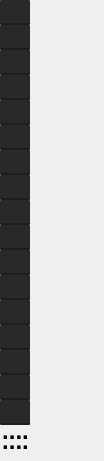
<?xml version="1.0" encoding="UTF-8"?>
<ui version="4.0">
 <class>Dialog</class>
 <widget class="QDialog" name="Dialog">
  <property name="geometry">
   <rect>
    <x>0</x>
    <y>0</y>
    <width>104</width>
    <height>461</height>
   </rect>
  </property>
  <property name="sizePolicy">
   <sizepolicy hsizetype="Fixed" vsizetype="Fixed">
    <horstretch>5</horstretch>
    <verstretch>1</verstretch>
   </sizepolicy>
  </property>
  <property name="minimumSize">
   <size>
    <width>30</width>
    <height>340</height>
   </size>
  </property>
  <property name="maximumSize">
   <size>
    <width>104</width>
    <height>600</height>
   </size>
  </property>
  <property name="baseSize">
   <size>
    <width>30</width>
    <height>403</height>
   </size>
  </property>
  <property name="windowTitle">
   <string notr="true">guiscrcpy</string>
  </property>
  <property name="windowIcon">
   <iconset resource="rsrc.qrc">
    <normaloff>:/res/ui/guiscrcpy_logo.png</normaloff>:/res/ui/guiscrcpy_logo.png</iconset>
  </property>
  <property name="windowOpacity">
   <double>1.000000000000000</double>
  </property>
  <property name="styleSheet">
   <string notr="true">QDialog{
width: 30px
}
QPushButton {
                        

border-radius: 1px;
		background-color: qlineargradient(spread:pad, x1:0, y1:0.915182, x2:0, y2:0.926, stop:0.897059 rgba(41, 41, 41, 255), stop:1 rgba(30, 30, 30, 255));
color: rgb(0, 0, 0);
                        
                    }

QPushButton:pressed {
border-radius: 5px;
					  
background-color: qlineargradient(spread:pad, x1:0, y1:0, x2:1, y2:1, stop:0 rgba(0, 255, 255, 255), stop:1 rgba(0, 255, 152, 255));
color: rgb(0, 0, 0);
                        }
QPushButton:hover {
border-radius: 5px;
					  
	background-color: qlineargradient(spread:pad, x1:0, y1:0, x2:1, y2:1, stop:0 rgba(0, 199, 199, 255), stop:1 rgba(0, 190, 113, 255));
color: rgb(0, 0, 0);
                        }
</string>
  </property>
  <widget class="QPushButton" name="notif_collapse">
   <property name="enabled">
    <bool>true</bool>
   </property>
   <property name="geometry">
    <rect>
     <x>0</x>
     <y>75</y>
     <width>30</width>
     <height>25</height>
    </rect>
   </property>
   <property name="mouseTracking">
    <bool>true</bool>
   </property>
   <property name="tabletTracking">
    <bool>true</bool>
   </property>
   <property name="toolTip">
    <string>Expand notification panel</string>
   </property>
   <property name="autoFillBackground">
    <bool>false</bool>
   </property>
   <property name="styleSheet">
    <string notr="true"/>
   </property>
   <property name="text">
    <string/>
   </property>
   <property name="icon">
    <iconset resource="rsrc.qrc">
     <normaloff>:/icons/icons/bell-musical-tool(2).svg</normaloff>:/icons/icons/bell-musical-tool(2).svg</iconset>
   </property>
   <property name="flat">
    <bool>true</bool>
   </property>
  </widget>
  <widget class="QPushButton" name="menuUI">
   <property name="enabled">
    <bool>true</bool>
   </property>
   <property name="geometry">
    <rect>
     <x>0</x>
     <y>275</y>
     <width>30</width>
     <height>25</height>
    </rect>
   </property>
   <property name="mouseTracking">
    <bool>true</bool>
   </property>
   <property name="tabletTracking">
    <bool>true</bool>
   </property>
   <property name="toolTip">
    <string>Menu key</string>
   </property>
   <property name="autoFillBackground">
    <bool>false</bool>
   </property>
   <property name="styleSheet">
    <string notr="true"/>
   </property>
   <property name="text">
    <string/>
   </property>
   <property name="icon">
    <iconset resource="rsrc.qrc">
     <normaloff>:/icons/icons/reorder-option.svg</normaloff>:/icons/icons/reorder-option.svg</iconset>
   </property>
   <property name="flat">
    <bool>true</bool>
   </property>
  </widget>
  <widget class="QPushButton" name="appswi">
   <property name="enabled">
    <bool>true</bool>
   </property>
   <property name="geometry">
    <rect>
     <x>0</x>
     <y>300</y>
     <width>30</width>
     <height>25</height>
    </rect>
   </property>
   <property name="mouseTracking">
    <bool>true</bool>
   </property>
   <property name="tabletTracking">
    <bool>true</bool>
   </property>
   <property name="toolTip">
    <string>press the APP_SWITCH button</string>
   </property>
   <property name="autoFillBackground">
    <bool>false</bool>
   </property>
   <property name="styleSheet">
    <string notr="true"/>
   </property>
   <property name="text">
    <string/>
   </property>
   <property name="icon">
    <iconset resource="rsrc.qrc">
     <normaloff>:/icons/icons/four-black-squares.svg</normaloff>:/icons/icons/four-black-squares.svg</iconset>
   </property>
   <property name="flat">
    <bool>true</bool>
   </property>
  </widget>
  <widget class="QPushButton" name="pinchoutUI">
   <property name="enabled">
    <bool>false</bool>
   </property>
   <property name="geometry">
    <rect>
     <x>0</x>
     <y>350</y>
     <width>30</width>
     <height>25</height>
    </rect>
   </property>
   <property name="toolTip">
    <string>Pinch out in the screen</string>
   </property>
   <property name="styleSheet">
    <string/>
   </property>
   <property name="text">
    <string/>
   </property>
   <property name="icon">
    <iconset resource="rsrc.qrc">
     <normaloff>:/icons/icons/zoom-out.svg</normaloff>:/icons/icons/zoom-out.svg</iconset>
   </property>
   <property name="flat">
    <bool>true</bool>
   </property>
  </widget>
  <widget class="QPushButton" name="screenfreeze">
   <property name="enabled">
    <bool>true</bool>
   </property>
   <property name="geometry">
    <rect>
     <x>0</x>
     <y>0</y>
     <width>30</width>
     <height>25</height>
    </rect>
   </property>
   <property name="mouseTracking">
    <bool>true</bool>
   </property>
   <property name="tabletTracking">
    <bool>true</bool>
   </property>
   <property name="autoFillBackground">
    <bool>false</bool>
   </property>
   <property name="styleSheet">
    <string notr="true"/>
   </property>
   <property name="text">
    <string/>
   </property>
   <property name="icon">
    <iconset resource="rsrc.qrc">
     <normaloff>:/icons/icons/cross-mark-on-a-black-circle-background.svg</normaloff>:/icons/icons/cross-mark-on-a-black-circle-background.svg</iconset>
   </property>
   <property name="flat">
    <bool>true</bool>
   </property>
  </widget>
  <widget class="QPushButton" name="back">
   <property name="enabled">
    <bool>true</bool>
   </property>
   <property name="geometry">
    <rect>
     <x>0</x>
     <y>250</y>
     <width>30</width>
     <height>25</height>
    </rect>
   </property>
   <property name="mouseTracking">
    <bool>true</bool>
   </property>
   <property name="tabletTracking">
    <bool>true</bool>
   </property>
   <property name="toolTip">
    <string>Back key</string>
   </property>
   <property name="autoFillBackground">
    <bool>false</bool>
   </property>
   <property name="styleSheet">
    <string notr="true"/>
   </property>
   <property name="text">
    <string/>
   </property>
   <property name="icon">
    <iconset resource="rsrc.qrc">
     <normaloff>:/icons/icons/chevron-sign-left.svg</normaloff>:/icons/icons/chevron-sign-left.svg</iconset>
   </property>
   <property name="flat">
    <bool>true</bool>
   </property>
  </widget>
  <widget class="QPushButton" name="notif_pull">
   <property name="enabled">
    <bool>true</bool>
   </property>
   <property name="geometry">
    <rect>
     <x>0</x>
     <y>50</y>
     <width>30</width>
     <height>25</height>
    </rect>
   </property>
   <property name="mouseTracking">
    <bool>true</bool>
   </property>
   <property name="tabletTracking">
    <bool>true</bool>
   </property>
   <property name="toolTip">
    <string>Expand notification panel</string>
   </property>
   <property name="autoFillBackground">
    <bool>false</bool>
   </property>
   <property name="styleSheet">
    <string notr="true"/>
   </property>
   <property name="text">
    <string/>
   </property>
   <property name="icon">
    <iconset resource="rsrc.qrc">
     <normaloff>:/icons/icons/bell-musical-tool.svg</normaloff>:/icons/icons/bell-musical-tool.svg</iconset>
   </property>
   <property name="flat">
    <bool>true</bool>
   </property>
  </widget>
  <widget class="QPushButton" name="powerUI">
   <property name="enabled">
    <bool>true</bool>
   </property>
   <property name="geometry">
    <rect>
     <x>0</x>
     <y>200</y>
     <width>30</width>
     <height>25</height>
    </rect>
   </property>
   <property name="mouseTracking">
    <bool>true</bool>
   </property>
   <property name="tabletTracking">
    <bool>true</bool>
   </property>
   <property name="toolTip">
    <string>Power on/off</string>
   </property>
   <property name="autoFillBackground">
    <bool>false</bool>
   </property>
   <property name="styleSheet">
    <string notr="true"/>
   </property>
   <property name="text">
    <string/>
   </property>
   <property name="icon">
    <iconset resource="rsrc.qrc">
     <normaloff>:/icons/icons/power.svg</normaloff>:/icons/icons/power.svg</iconset>
   </property>
   <property name="iconSize">
    <size>
     <width>16</width>
     <height>16</height>
    </size>
   </property>
   <property name="checkable">
    <bool>false</bool>
   </property>
   <property name="flat">
    <bool>true</bool>
   </property>
  </widget>
  <widget class="QPushButton" name="pinchinUI">
   <property name="enabled">
    <bool>false</bool>
   </property>
   <property name="geometry">
    <rect>
     <x>0</x>
     <y>325</y>
     <width>30</width>
     <height>25</height>
    </rect>
   </property>
   <property name="toolTip">
    <string>Pinch in the screen</string>
   </property>
   <property name="styleSheet">
    <string/>
   </property>
   <property name="text">
    <string/>
   </property>
   <property name="icon">
    <iconset resource="rsrc.qrc">
     <normaloff>:/icons/icons/zoom-in.svg</normaloff>:/icons/icons/zoom-in.svg</iconset>
   </property>
   <property name="flat">
    <bool>true</bool>
   </property>
  </widget>
  <widget class="QPushButton" name="clipD2PC">
   <property name="enabled">
    <bool>true</bool>
   </property>
   <property name="geometry">
    <rect>
     <x>0</x>
     <y>100</y>
     <width>30</width>
     <height>25</height>
    </rect>
   </property>
   <property name="mouseTracking">
    <bool>true</bool>
   </property>
   <property name="tabletTracking">
    <bool>true</bool>
   </property>
   <property name="toolTip">
    <string>Copy device clipbioard to PC</string>
   </property>
   <property name="autoFillBackground">
    <bool>false</bool>
   </property>
   <property name="styleSheet">
    <string notr="true"/>
   </property>
   <property name="text">
    <string/>
   </property>
   <property name="icon">
    <iconset resource="rsrc.qrc">
     <normaloff>:/icons/icons/copy-document.svg</normaloff>:/icons/icons/copy-document.svg</iconset>
   </property>
   <property name="flat">
    <bool>true</bool>
   </property>
  </widget>
  <widget class="QPushButton" name="potraitUI">
   <property name="enabled">
    <bool>true</bool>
   </property>
   <property name="geometry">
    <rect>
     <x>0</x>
     <y>375</y>
     <width>30</width>
     <height>25</height>
    </rect>
   </property>
   <property name="toolTip">
    <string>Potrait</string>
   </property>
   <property name="toolTipDuration">
    <number>2</number>
   </property>
   <property name="styleSheet">
    <string/>
   </property>
   <property name="text">
    <string/>
   </property>
   <property name="icon">
    <iconset resource="rsrc.qrc">
     <normaloff>:/icons/icons/vertical-resizing-option.svg</normaloff>:/icons/icons/vertical-resizing-option.svg</iconset>
   </property>
   <property name="flat">
    <bool>true</bool>
   </property>
  </widget>
  <widget class="QPushButton" name="landscapeUI">
   <property name="enabled">
    <bool>true</bool>
   </property>
   <property name="geometry">
    <rect>
     <x>0</x>
     <y>400</y>
     <width>30</width>
     <height>25</height>
    </rect>
   </property>
   <property name="toolTip">
    <string>Landscape</string>
   </property>
   <property name="toolTipDuration">
    <number>2</number>
   </property>
   <property name="styleSheet">
    <string/>
   </property>
   <property name="text">
    <string/>
   </property>
   <property name="icon">
    <iconset resource="rsrc.qrc">
     <normaloff>:/icons/icons/horizontal-resize-option.svg</normaloff>:/icons/icons/horizontal-resize-option.svg</iconset>
   </property>
   <property name="flat">
    <bool>true</bool>
   </property>
  </widget>
  <widget class="QPushButton" name="home">
   <property name="enabled">
    <bool>true</bool>
   </property>
   <property name="geometry">
    <rect>
     <x>0</x>
     <y>225</y>
     <width>30</width>
     <height>25</height>
    </rect>
   </property>
   <property name="mouseTracking">
    <bool>true</bool>
   </property>
   <property name="tabletTracking">
    <bool>true</bool>
   </property>
   <property name="toolTip">
    <string>Home key</string>
   </property>
   <property name="autoFillBackground">
    <bool>false</bool>
   </property>
   <property name="styleSheet">
    <string notr="true"/>
   </property>
   <property name="text">
    <string/>
   </property>
   <property name="icon">
    <iconset resource="rsrc.qrc">
     <normaloff>:/icons/icons/home.svg</normaloff>:/icons/icons/home.svg</iconset>
   </property>
   <property name="flat">
    <bool>true</bool>
   </property>
  </widget>
  <widget class="QPushButton" name="vup">
   <property name="enabled">
    <bool>true</bool>
   </property>
   <property name="geometry">
    <rect>
     <x>0</x>
     <y>150</y>
     <width>30</width>
     <height>25</height>
    </rect>
   </property>
   <property name="mouseTracking">
    <bool>true</bool>
   </property>
   <property name="tabletTracking">
    <bool>true</bool>
   </property>
   <property name="toolTip">
    <string>Volume Up</string>
   </property>
   <property name="autoFillBackground">
    <bool>false</bool>
   </property>
   <property name="styleSheet">
    <string notr="true"/>
   </property>
   <property name="text">
    <string/>
   </property>
   <property name="icon">
    <iconset resource="rsrc.qrc">
     <normaloff>:/icons/icons/volume-up-interface-symbol.svg</normaloff>:/icons/icons/volume-up-interface-symbol.svg</iconset>
   </property>
   <property name="flat">
    <bool>true</bool>
   </property>
  </widget>
  <widget class="QPushButton" name="vdown">
   <property name="enabled">
    <bool>true</bool>
   </property>
   <property name="geometry">
    <rect>
     <x>0</x>
     <y>175</y>
     <width>30</width>
     <height>25</height>
    </rect>
   </property>
   <property name="mouseTracking">
    <bool>true</bool>
   </property>
   <property name="tabletTracking">
    <bool>true</bool>
   </property>
   <property name="autoFillBackground">
    <bool>false</bool>
   </property>
   <property name="styleSheet">
    <string notr="true"/>
   </property>
   <property name="text">
    <string/>
   </property>
   <property name="icon">
    <iconset resource="rsrc.qrc">
     <normaloff>:/icons/icons/reduced-volume.svg</normaloff>:/icons/icons/reduced-volume.svg</iconset>
   </property>
   <property name="flat">
    <bool>true</bool>
   </property>
  </widget>
  <widget class="QPushButton" name="fullscreenUI">
   <property name="enabled">
    <bool>true</bool>
   </property>
   <property name="geometry">
    <rect>
     <x>0</x>
     <y>25</y>
     <width>30</width>
     <height>25</height>
    </rect>
   </property>
   <property name="mouseTracking">
    <bool>true</bool>
   </property>
   <property name="tabletTracking">
    <bool>true</bool>
   </property>
   <property name="toolTip">
    <string>Fullscreen</string>
   </property>
   <property name="autoFillBackground">
    <bool>false</bool>
   </property>
   <property name="styleSheet">
    <string notr="true"/>
   </property>
   <property name="text">
    <string/>
   </property>
   <property name="icon">
    <iconset resource="rsrc.qrc">
     <normaloff>:/icons/icons/increase-size-option.svg</normaloff>:/icons/icons/increase-size-option.svg</iconset>
   </property>
   <property name="flat">
    <bool>true</bool>
   </property>
  </widget>
  <widget class="QPushButton" name="clipPC2D">
   <property name="enabled">
    <bool>true</bool>
   </property>
   <property name="geometry">
    <rect>
     <x>0</x>
     <y>125</y>
     <width>30</width>
     <height>25</height>
    </rect>
   </property>
   <property name="mouseTracking">
    <bool>true</bool>
   </property>
   <property name="tabletTracking">
    <bool>true</bool>
   </property>
   <property name="toolTip">
    <string>Copy PC clipboard to Device</string>
   </property>
   <property name="autoFillBackground">
    <bool>false</bool>
   </property>
   <property name="styleSheet">
    <string notr="true"/>
   </property>
   <property name="text">
    <string/>
   </property>
   <property name="icon">
    <iconset resource="rsrc.qrc">
     <normaloff>:/icons/icons/copy-document(1).svg</normaloff>:/icons/icons/copy-document(1).svg</iconset>
   </property>
   <property name="flat">
    <bool>true</bool>
   </property>
  </widget>
  <widget class="QLabel" name="label">
   <property name="geometry">
    <rect>
     <x>0</x>
     <y>410</y>
     <width>31</width>
     <height>41</height>
    </rect>
   </property>
   <property name="font">
    <font>
     <pointsize>18</pointsize>
     <weight>75</weight>
     <bold>true</bold>
    </font>
   </property>
   <property name="text">
    <string>....</string>
   </property>
   <property name="scaledContents">
    <bool>true</bool>
   </property>
   <property name="alignment">
    <set>Qt::AlignCenter</set>
   </property>
  </widget>
  <widget class="QLabel" name="label_2">
   <property name="geometry">
    <rect>
     <x>0</x>
     <y>420</y>
     <width>31</width>
     <height>41</height>
    </rect>
   </property>
   <property name="font">
    <font>
     <pointsize>18</pointsize>
     <weight>75</weight>
     <bold>true</bold>
    </font>
   </property>
   <property name="text">
    <string>....</string>
   </property>
   <property name="scaledContents">
    <bool>true</bool>
   </property>
   <property name="alignment">
    <set>Qt::AlignCenter</set>
   </property>
  </widget>
  <zorder>notif_collapse</zorder>
  <zorder>menuUI</zorder>
  <zorder>appswi</zorder>
  <zorder>pinchoutUI</zorder>
  <zorder>screenfreeze</zorder>
  <zorder>back</zorder>
  <zorder>notif_pull</zorder>
  <zorder>powerUI</zorder>
  <zorder>pinchinUI</zorder>
  <zorder>clipD2PC</zorder>
  <zorder>potraitUI</zorder>
  <zorder>home</zorder>
  <zorder>vup</zorder>
  <zorder>vdown</zorder>
  <zorder>fullscreenUI</zorder>
  <zorder>clipPC2D</zorder>
  <zorder>label</zorder>
  <zorder>label_2</zorder>
  <zorder>landscapeUI</zorder>
 </widget>
 <resources>
  <include location="rsrc.qrc"/>
 </resources>
 <connections/>
</ui>
